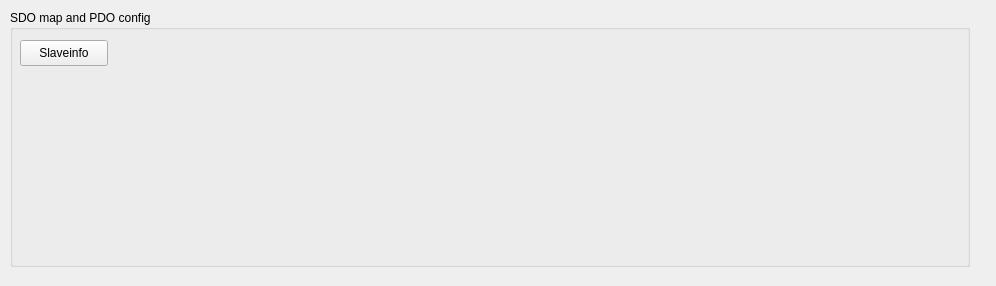
<?xml version="1.0" encoding="UTF-8"?>
<ui version="4.0">
 <class>tab_pdo_map</class>
 <widget class="QWidget" name="tab_pdo_map">
  <property name="geometry">
   <rect>
    <x>0</x>
    <y>0</y>
    <width>996</width>
    <height>286</height>
   </rect>
  </property>
  <property name="minimumSize">
   <size>
    <width>996</width>
    <height>286</height>
   </size>
  </property>
  <property name="maximumSize">
   <size>
    <width>996</width>
    <height>286</height>
   </size>
  </property>
  <property name="windowTitle">
   <string>Form</string>
  </property>
  <widget class="QGroupBox" name="groupBox">
   <property name="geometry">
    <rect>
     <x>10</x>
     <y>10</y>
     <width>960</width>
     <height>257</height>
    </rect>
   </property>
   <property name="title">
    <string>SDO map and PDO config</string>
   </property>
   <widget class="QPushButton" name="btnSlaveinfo">
    <property name="geometry">
     <rect>
      <x>10</x>
      <y>30</y>
      <width>88</width>
      <height>26</height>
     </rect>
    </property>
    <property name="text">
     <string>Slaveinfo</string>
    </property>
   </widget>
  </widget>
 </widget>
 <resources/>
 <connections/>
</ui>
